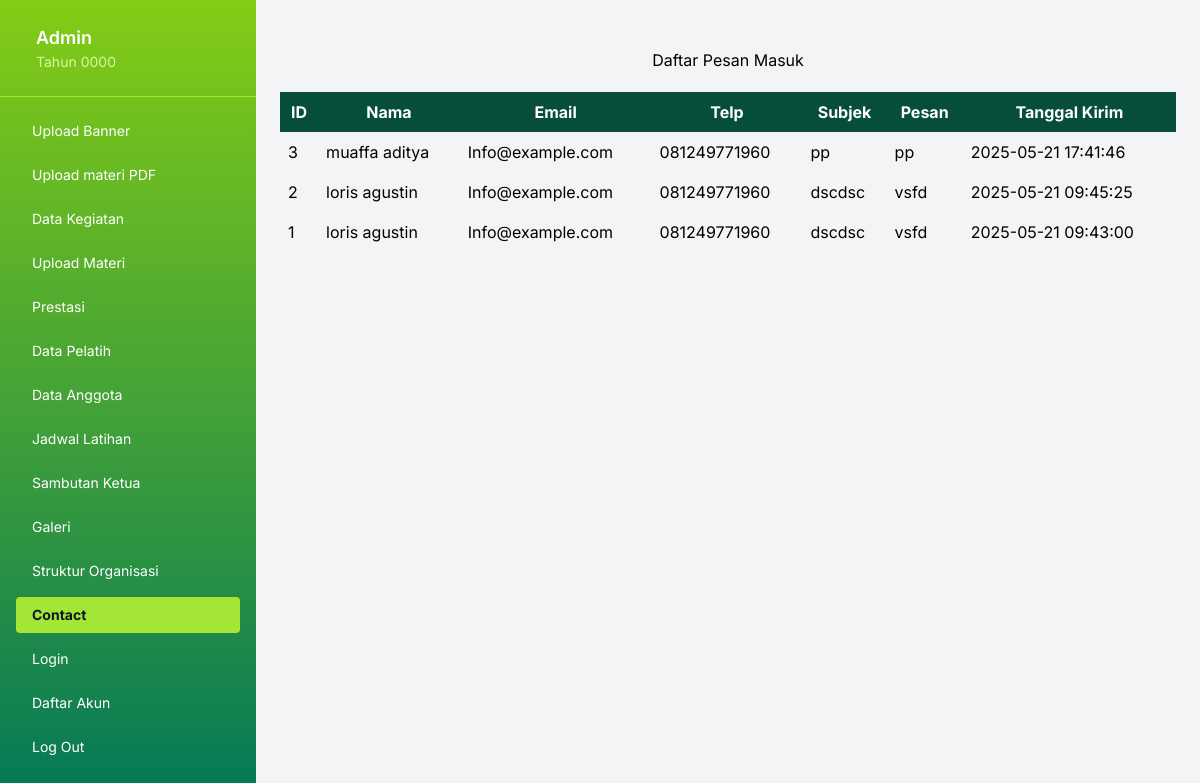
The page /admin/kontak.php on the database its author committed.
### tables this page shows
CREATE TABLE `pesan` (
  `id` int(11) NOT NULL,
  `nama` varchar(100) NOT NULL,
  `email` varchar(100) NOT NULL,
  `telp` varchar(20) DEFAULT NULL,
  `subjek` varchar(150) DEFAULT NULL,
  `pesan` text NOT NULL,
  `tanggal_kirim` datetime NOT NULL DEFAULT current_timestamp()
);

### admin/kontak.php (the view)
<?php
include 'header.php';
include '../koneksi/koneksi.php';
$result = $conn->query("SELECT * FROM pesan ORDER BY tanggal_kirim DESC");
?>
<br>
<h1 style="text-align:center; margin-bottom: 20px;">Daftar Pesan Masuk</h1>
<table border="1" cellpadding="8" cellspacing="0" style="border-collapse: collapse; width: 100%; max-width: 1200px; margin: 0 auto;">
  <thead style="background-color: #064e3b; color: white;">
    <tr>
      <th>ID</th>
      <th>Nama</th>
      <th>Email</th>
      <th>Telp</th>
      <th>Subjek</th>
      <th>Pesan</th>
      <th>Tanggal Kirim</th>
    </tr>
  </thead>
  <tbody>
    <?php if ($result->num_rows > 0): ?>
      <?php while ($row = $result->fetch_assoc()): ?>
      <tr>
        <td><?= $row['id'] ?></td>
        <td><?= htmlspecialchars($row['nama']) ?></td>
        <td><?= htmlspecialchars($row['email']) ?></td>
        <td><?= htmlspecialchars($row['telp']) ?></td>
        <td><?= htmlspecialchars($row['subjek']) ?></td>
        <td><?= nl2br(htmlspecialchars($row['pesan'])) ?></td>
        <td><?= $row['tanggal_kirim'] ?></td>
      </tr>
      <?php endwhile; ?>
    <?php else: ?>
      <tr><td colspan="7" style="text-align:center;">Belum ada pesan masuk.</td></tr>
    <?php endif; ?>
  </tbody>
</table>

### admin/header.php (style rules this page uses)
body { font-family: 'Inter', sans-serif; }

### rows shown on the page
pesan: id "3", nama "muaffa aditya", email "Info@example.com", telp "081249771960", subjek "pp", pesan "pp", tanggal_kirim "2025-05-21 17:41:46"
pesan: id "2", nama "loris agustin", email "Info@example.com", telp "081249771960", subjek "dscdsc", pesan "vsfd", tanggal_kirim "2025-05-21 09:45:25"
pesan: id "1", nama "loris agustin", email "Info@example.com", telp "081249771960", subjek "dscdsc", pesan "vsfd", tanggal_kirim "2025-05-21 09:43:00"

### other values the page prints
$siteTitle "Admin"
$siteTagline "Tahun 0000"
$label "Upload Banner"
$label "Upload materi PDF"
$label "Data Kegiatan"
$label "Upload Materi"
$label "Prestasi"
$label "Data Pelatih"
$label "Data Anggota"
$label "Jadwal Latihan"
$label "Sambutan Ketua"
$label "Galeri"
$label "Struktur Organisasi"
$label "Contact"
$label "Login"
